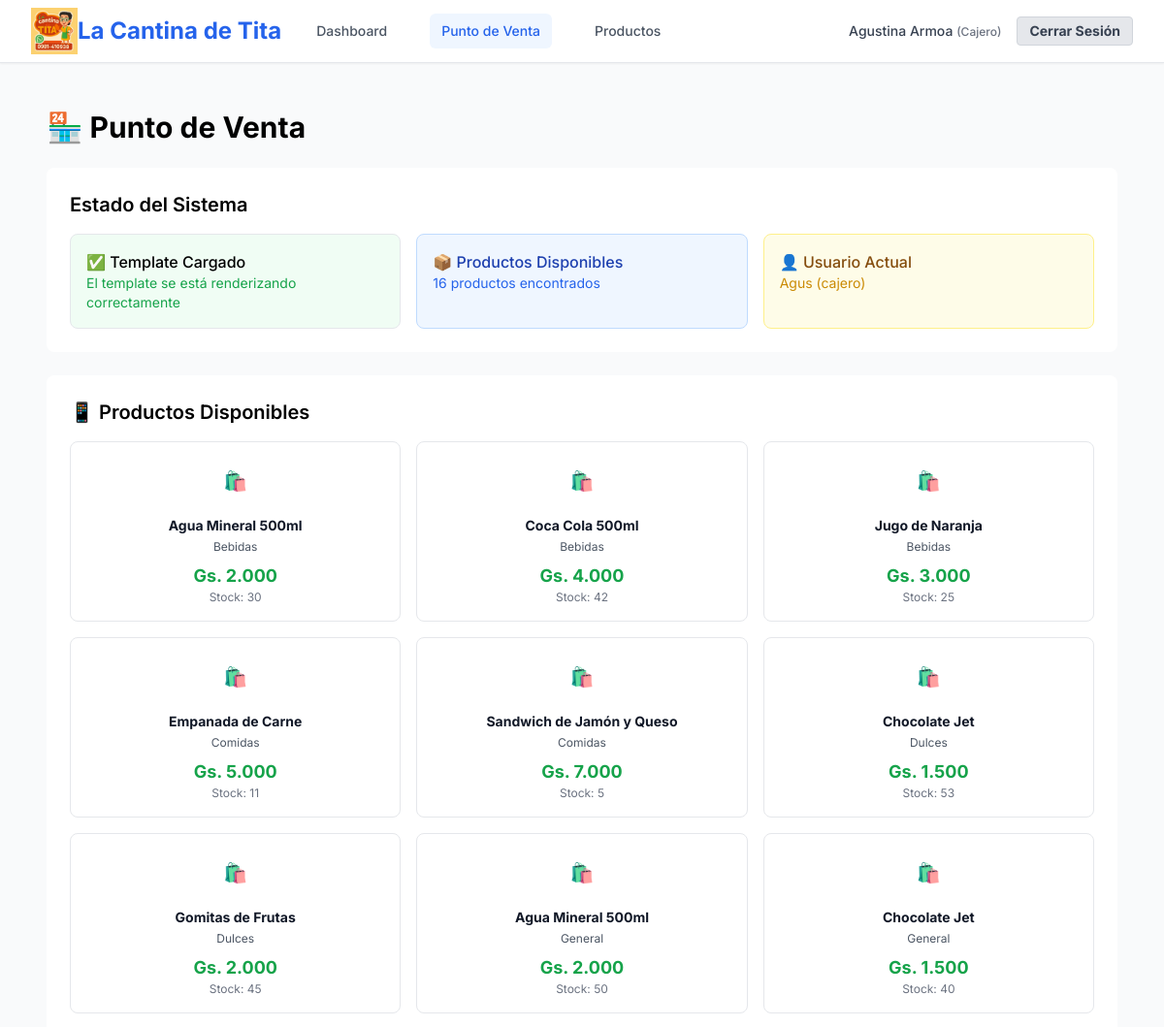
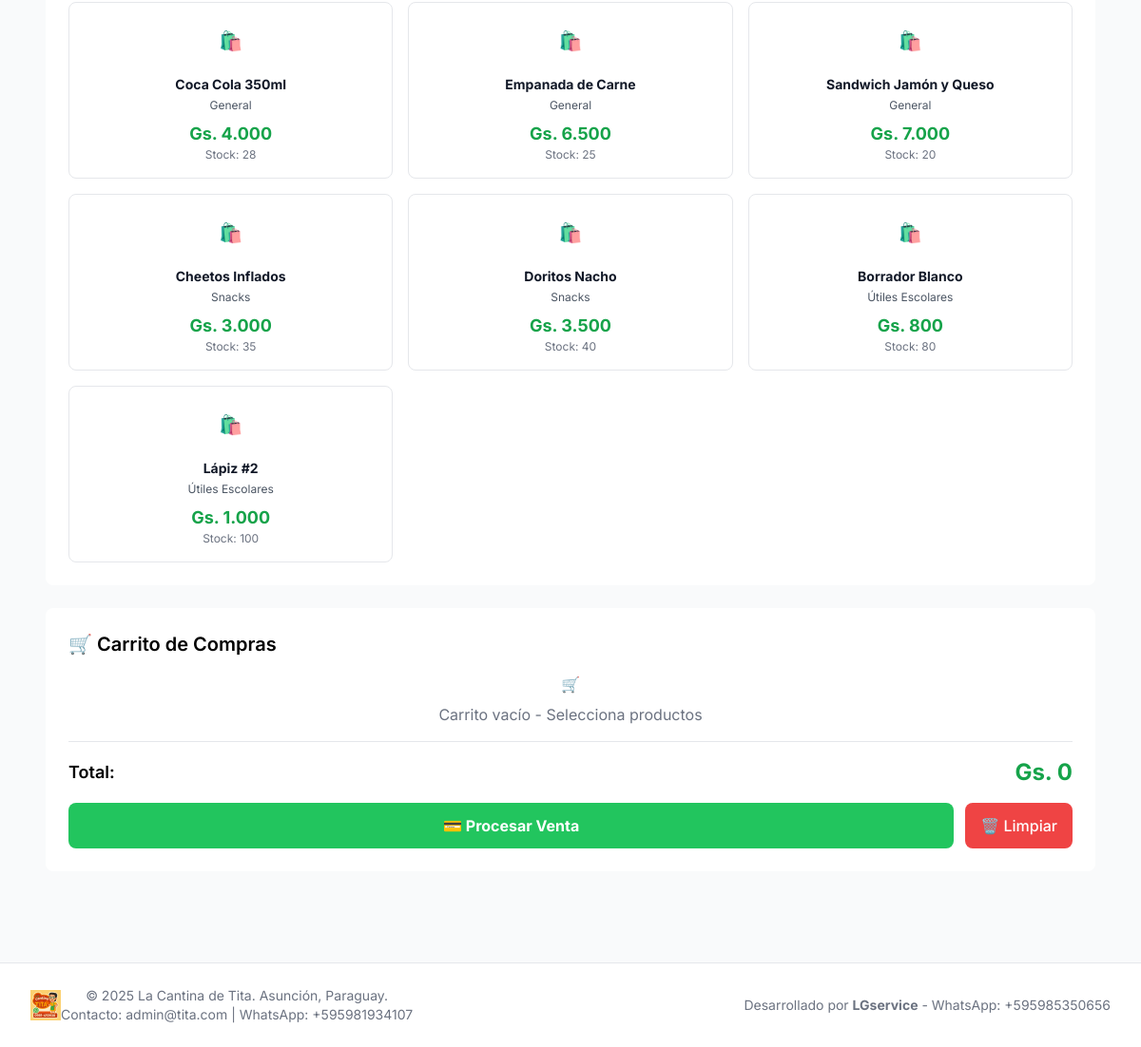
Screenshot of /ventas/pos/simple/ (signed in) with the database file from the repository (2 pictures, top to bottom).
### usuarios/models.py (models this page shows, shortened)
class Usuario(AbstractUser):
    TIPO_USUARIO_CHOICES = [
        ('padre', 'Padre/Tutor'),
        ('cajero', 'Cajero'),
        ('administrador', 'Administrador'),
    ]
    tipo_usuario = models.CharField(
        max_length=15,
        choices=TIPO_USUARIO_CHOICES,
        default='padre'
    )
    telefono_regex = RegexValidator(
        regex=r'^\+?1?\d{9,15}$',
        message="El número de teléfono debe estar en formato: '+999999999'. Hasta 15 dígitos."
    )
    telefono = models.CharField(validators=[telefono_regex], max_length=17, blank=True)
    cedula = models.CharField(max_length=20, unique=True, null=True, blank=True)
    direccion = models.TextField(blank=True)
    activo = models.BooleanField(default=True)
    fecha_creacion = models.DateTimeField(auto_now_add=True)
    fecha_actualizacion = models.DateTimeField(auto_now=True)
    class Meta:
        verbose_name = "Usuario"
        verbose_name_plural = "Usuarios"

### productos/models.py (models this page shows, shortened)
class Producto(models.Model):
    categoria = models.ForeignKey(
        Categoria,
        on_delete=models.CASCADE,
        related_name='productos'
    )
    codigo = models.CharField(
        max_length=50,
        unique=True,
        help_text="Código interno del producto"
    )
    nombre = models.CharField(max_length=150)
    descripcion = models.TextField(blank=True)
    precio_costo = models.DecimalField(
        max_digits=10,
        decimal_places=2,
        validators=[MinValueValidator(0)],
        help_text="Precio de costo del producto"
    )
    precio_venta = models.DecimalField(
        max_digits=10,
        decimal_places=2,
        validators=[MinValueValidator(0)],
        help_text="Precio de venta al público"
    )
    stock_actual = models.IntegerField(
        default=0,
        validators=[MinValueValidator(0)],
        help_text="Cantidad actual en stock"
    )
    stock_minimo = models.IntegerField(
        default=5,
        validators=[MinValueValidator(0)],
        help_text="Stock mínimo antes de alertar"
    )
    stock_maximo = models.IntegerField(
        default=100,
        validators=[MinValueValidator(0)],
        help_text="Stock máximo recomendado"
    )
    imagen = models.ImageField(
        upload_to='productos/',
        blank=True,
        null=True,
        help_text="Imagen del producto"
    )
    disponible = models.BooleanField(
        default=True,
        help_text="Producto disponible para la venta"
    )
    requiere_stock = models.BooleanField(
        default=True,
        help_text="Si requiere control de stock o es ilimitado"
    )
    fecha_creacion = models.DateTimeField(auto_now_add=True)
    fecha_actualizacion = models.DateTimeField(auto_now=True)
    class Meta:
        verbose_name = "Producto"
        verbose_name_plural = "Productos"
        ordering = ['categoria__nombre', 'nombre']

class Categoria(models.Model):
    nombre = models.CharField(max_length=100, unique=True)
    descripcion = models.TextField(blank=True)
    activo = models.BooleanField(default=True)
    fecha_creacion = models.DateTimeField(auto_now_add=True)
    class Meta:
        verbose_name = "Categoría"
        verbose_name_plural = "Categorías"
        ordering = ['nombre']

### ventas/views.py (the view)
# urls.py: path('pos/simple/', views.pos_dashboard_simple, name='pos_dashboard_simple'),
@login_required
def pos_dashboard_simple(request):
    context = {
        'titulo': 'POS Simple - Test',
        'productos': Producto.objects.filter(disponible=True).select_related('categoria'),
    }
    return render(request, 'ventas/pos_simple.html', context)

### cantina_tita/templatetags/currency_filters.py (called while the page is built)
@register.filter
def guaranies(value):
    if value is None or value == '':
        return "Gs. 0"
    try:
        value = int(float(value))
        formatted = f"{value:,}".replace(',', '.')
        return f"Gs. {formatted}"
    except (ValueError, TypeError):
        return "Gs. 0"

### templates/ventas/pos_simple.html (shortened to what this page needs)
{% extends "base.html" %}
{% load static %}
{% load currency_filters %}
{% block content %}
<div class="container mx-auto px-4 py-6">
    <h1 class="text-3xl font-bold text-gray-800 mb-6">🏪 Punto de Venta</h1>
    <div class="bg-white rounded-lg shadow p-6 mb-6">
        <h2 class="text-xl font-semibold mb-4">Estado del Sistema</h2>
        <div class="grid grid-cols-1 md:grid-cols-3 gap-4">
            <div class="bg-green-50 border border-green-200 rounded-lg p-4">
                <h3 class="font-medium text-green-800">✅ Template Cargado</h3>
                <p class="text-sm text-green-600">El template se está renderizando correctamente</p>
            </div>
            <div class="bg-blue-50 border border-blue-200 rounded-lg p-4">
                <h3 class="font-medium text-blue-800">📦 Productos Disponibles</h3>
                <p class="text-sm text-blue-600">{{ productos|length }} productos encontrados</p>
            </div>
            <div class="bg-yellow-50 border border-yellow-200 rounded-lg p-4">
                <h3 class="font-medium text-yellow-800">👤 Usuario Actual</h3>
                <p class="text-sm text-yellow-600">{{ request.user.username }} ({{ request.user.tipo_usuario }})</p>
            </div>
        </div>
    </div>
    <div class="bg-white rounded-lg shadow p-6">
        <h2 class="text-xl font-semibold mb-4">📱 Productos Disponibles</h2>
        {% if productos %}
            <div class="grid grid-cols-1 md:grid-cols-2 lg:grid-cols-3 xl:grid-cols-4 gap-4">
                {% for producto in productos %}
                <div class="border border-gray-200 rounded-lg p-4 hover:border-blue-500 hover:shadow-md transition-all cursor-pointer"
                     onclick="agregarProducto({{ producto.id }}, '{{ producto.nombre|escapejs }}', {{ producto.precio_venta }})">
                    <div class="text-center">
                        <div class="w-12 h-12 mx-auto mb-3 bg-blue-100 rounded-full flex items-center justify-center">
                            <span class="text-xl">🛍️</span>
                        </div>
                        <h3 class="font-bold text-gray-900 mb-1 text-sm">{{ producto.nombre }}</h3>
                        <p class="text-xs text-gray-600 mb-2">{{ producto.categoria.nombre }}</p>
                        <p class="text-lg font-bold text-green-600">{{ producto.precio_venta|guaranies }}</p>
                        {% if producto.requiere_stock %}
                            <p class="text-xs text-gray-500">Stock: {{ producto.stock_actual }}</p>
                        {% else %}
                            <p class="text-xs text-blue-500">Sin límite stock</p>
                        {% endif %}
                    </div>
                </div>
                {% endfor %}
            </div>
        {% endif %}
    </div>
    <div class="bg-white rounded-lg shadow p-6 mt-6">
        <h2 class="text-xl font-semibold mb-4">🛒 Carrito de Compras</h2>
        <div id="carrito-simple" class="min-h-24">
            <div id="carrito-vacio" class="text-center py-8">
                <span class="text-4xl">🛒</span>
                <p class="text-gray-500 mt-2">Carrito vacío - Selecciona productos</p>
            </div>
        </div>
        <div class="border-t pt-4 mt-4">
            <div class="flex justify-between items-center mb-4">
                <span class="text-lg font-semibold">Total:</span>
                <span id="total-display" class="text-2xl font-bold text-green-600">Gs. 0</span>
            </div>
            <div class="flex space-x-3">
                <button id="btn-procesar" onclick="procesarVenta()" disabled
                        class="flex-1 bg-green-500 text-white py-3 px-4 rounded-lg font-bold hover:bg-green-600 disabled:bg-gray-400">
                    💳 Procesar Venta
                </button>
                <button onclick="limpiarCarrito()"
                        class="bg-red-500 text-white py-3 px-4 rounded-lg font-medium hover:bg-red-600">
                    🗑️ Limpiar
                </button>
            </div>
        </div>
    </div>
</div>
{% endblock %}

### templates/base.html (shortened to what this page needs)
<!DOCTYPE html>
<html lang="es">
<head>
    {% load static %}
    <link rel="stylesheet" href="{% static 'dist/output.css' %}">
</head>
<body class="bg-gray-50 font-sans">
    <nav class="bg-white shadow-sm border-b border-gray-200">
        <div class="max-w-7xl mx-auto px-4 sm:px-6 lg:px-8">
            <div class="flex justify-between h-16">
                <div class="flex items-center">
                    <div class="flex-shrink-0 flex items-center">
                        <img src="{% static 'images/logo-cantina-tita.png' %}" alt="La Cantina de Tita" class="h-12 w-auto mr-3">
                        <h1 class="text-2xl font-bold text-cantina-primary">La Cantina de Tita</h1>
                    </div>
                    <div class="hidden md:ml-6 md:flex md:space-x-8">
                        {% if user.is_authenticated %}
                            <a href="{% url 'usuarios:dashboard' %}" class="nav-link {% if request.resolver_match.url_name == 'dashboard' %}active{% endif %}">
                                Dashboard
                            </a>
                            {% if user.tipo_usuario == 'administrador' or user.tipo_usuario == 'cajero' %}
                                <a href="{% url 'ventas:pos_dashboard' %}" class="nav-link {% if 'ventas' in request.resolver_match.namespace %}active{% endif %}">
                                    Punto de Venta
                                </a>
                                <a href="{% url 'productos:lista_productos' %}" class="nav-link {% if 'productos' in request.resolver_match.namespace %}active{% endif %}">
                                    Productos
                                </a>
                            {% endif %}
                        {% endif %}
                    </div>
                </div>
                <div class="flex items-center">
                    {% if user.is_authenticated %}
                        <div class="relative ml-3">
                            <div class="flex items-center space-x-4">
                                <span class="text-sm font-medium text-gray-700">
                                    {{ user.get_full_name|default:user.username }}
                                    <span class="text-xs text-gray-500">({{ user.get_tipo_usuario_display }})</span>
                                </span>
                                <a href="{% url 'usuarios:logout' %}" class="btn-secondary text-sm py-1 px-3">
                                    Cerrar Sesión
                                </a>
                            </div>
                        </div>
                    {% else %}
                        <a href="{% url 'login' %}" class="btn-primary">
                            Iniciar Sesión
                        </a>
                    {% endif %}
                </div>
            </div>
        </div>
    </nav>
    <main class="max-w-7xl mx-auto py-6 px-4 sm:px-6 lg:px-8">
        {% block content %}{% endblock %}
    </main>
    <footer class="bg-white border-t border-gray-200 mt-12">
        <div class="max-w-7xl mx-auto py-6 px-4 sm:px-6 lg:px-8">
            <div class="md:flex md:items-center md:justify-between">
                <div class="flex justify-center md:order-2">
                    <p class="text-sm text-gray-500">
                        Desarrollado por <strong>LGservice</strong> - WhatsApp: +595985350656
                    </p>
                </div>
                <div class="mt-8 md:mt-0 md:order-1 flex items-center justify-center">
                    <img src="{% static 'images/logo-cantina-tita.png' %}" alt="La Cantina de Tita" class="h-8 w-auto mr-3">
                    <div class="text-center text-sm text-gray-500">
                        &copy; 2025 La Cantina de Tita. Asunción, Paraguay.
                        <br>
                        Contacto: admin@tita.com | WhatsApp: +595981934107
                    </div>
                </div>
            </div>
        </div>
    </footer>
</body>
</html>

### rows the page displays
Usuario: get_full_name "Agustina Armoa", tipo_usuario "Cajero", user.username "Agus", user.tipo_usuario "cajero"
Producto: nombre "Agua Mineral 500ml", categoria.nombre "Bebidas", precio_venta|guaranies "Gs. 2.000", stock_actual "30"
Producto: nombre "Coca Cola 500ml", categoria.nombre "Bebidas", precio_venta|guaranies "Gs. 4.000", stock_actual "42"
Producto: nombre "Jugo de Naranja", categoria.nombre "Bebidas", precio_venta|guaranies "Gs. 3.000", stock_actual "25"
Producto: nombre "Empanada de Carne", categoria.nombre "Comidas", precio_venta|guaranies "Gs. 5.000", stock_actual "11"
Producto: nombre "Sandwich de Jamón y Queso", categoria.nombre "Comidas", precio_venta|guaranies "Gs. 7.000", stock_actual "5"
Producto: nombre "Chocolate Jet", categoria.nombre "Dulces", precio_venta|guaranies "Gs. 1.500", stock_actual "53"
Producto: nombre "Gomitas de Frutas", categoria.nombre "Dulces", precio_venta|guaranies "Gs. 2.000", stock_actual "45"
Producto: nombre "Agua Mineral 500ml", categoria.nombre "General", precio_venta|guaranies "Gs. 2.000", stock_actual "50"
Producto: nombre "Chocolate Jet", categoria.nombre "General", precio_venta|guaranies "Gs. 1.500", stock_actual "40"
Producto: nombre "Coca Cola 350ml", categoria.nombre "General", precio_venta|guaranies "Gs. 4.000", stock_actual "28"
Producto: nombre "Empanada de Carne", categoria.nombre "General", precio_venta|guaranies "Gs. 6.500", stock_actual "25"
Producto: nombre "Sandwich Jamón y Queso", categoria.nombre "General", precio_venta|guaranies "Gs. 7.000", stock_actual "20"
Producto: nombre "Cheetos Inflados", categoria.nombre "Snacks", precio_venta|guaranies "Gs. 3.000", stock_actual "35"
Producto: nombre "Doritos Nacho", categoria.nombre "Snacks", precio_venta|guaranies "Gs. 3.500", stock_actual "40"
Producto: nombre "Borrador Blanco", categoria.nombre "Útiles Escolares", precio_venta|guaranies "Gs. 800", stock_actual "80"
Producto: nombre "Lápiz #2", categoria.nombre "Útiles Escolares", precio_venta|guaranies "Gs. 1.000", stock_actual "100"

### other values shown
{{ productos|length }} "16"
